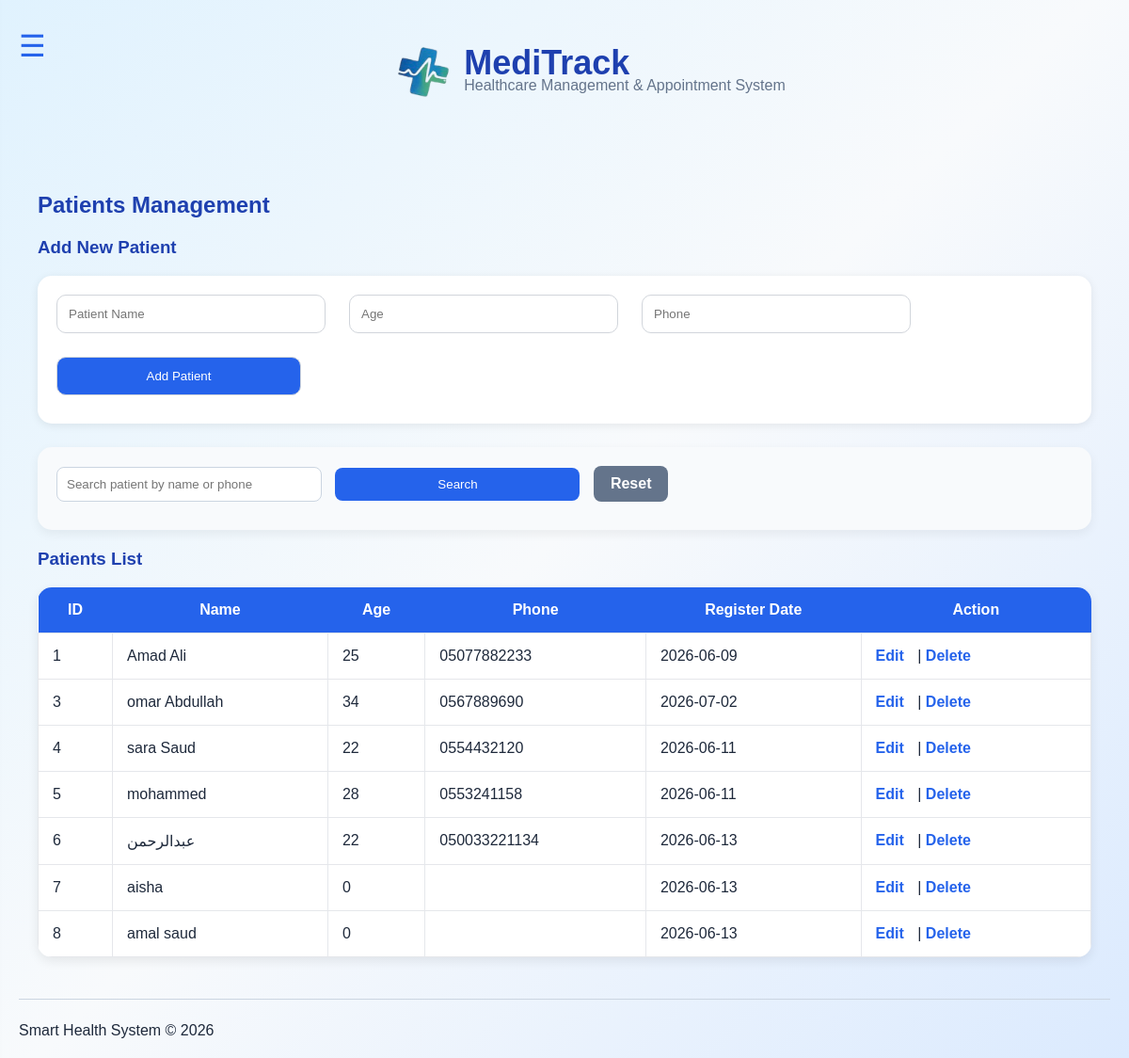
The app's page /pages/patients.php (signed in) with its own data.
### tables this page shows
CREATE TABLE `patients` (
  `id` int(11) NOT NULL,
  `name` varchar(100) NOT NULL,
  `age` int(3) NOT NULL,
  `phone` varchar(20) NOT NULL,
  `register_date` date NOT NULL
);

### pages/patients.php (the view, shortened to what this page needs)
<?php
require_once "../config.php";
$search = "";
if(isset($_GET['search'])){
    $search = $_GET['search'];
    $sql = "SELECT * FROM patients
            WHERE name LIKE '%$search%'
            OR phone LIKE '%$search%'";
}else{
    $sql = "SELECT * FROM patients";
}
$result = mysqli_query($conn, $sql);
include "../includes/header.php";
?>
<div class="page-card">
    <h2>Patients Management</h2>
    <h3>Add New Patient</h3>
    <form method="POST" class="simple-form">
        <input type="text" name="name" placeholder="Patient Name" required>
        <input type="number" name="age" placeholder="Age" required>
        <input type="text" name="phone" placeholder="Phone" required>
        <input type="submit" name="add_patient" value="Add Patient">
    </form>
    <form method="GET" class="search-form">
        <input type="text" name="search" placeholder="Search patient by name or phone"
               value="<?php echo $search; ?>">
        <input type="submit" value="Search">
        <a href="patients.php" class="reset-btn">Reset</a>
    </form>
    <h3>Patients List</h3>
    <table>
        <tr>
            <th>ID</th>
            <th>Name</th>
            <th>Age</th>
            <th>Phone</th>
            <th>Register Date</th>
            <th>Action</th>
        </tr>
        <?php while ($row = mysqli_fetch_assoc($result)) { ?>
            <tr>
                <td><?php echo $row['id']; ?></td>
                <td><?php echo $row['name']; ?></td>
                <td><?php echo $row['age']; ?></td>
                <td><?php echo $row['phone']; ?></td>
                <td><?php echo $row['register_date']; ?></td>
                <td>
                    <a href="edit_patient.php?id=<?php echo $row['id']; ?>">Edit</a>
                    |
                    <a href="delete_patient.php?id=<?php echo $row['id']; ?>"
                       onclick="return confirm('Are you sure you want to delete this Patient?');">
                       Delete
                    </a>
                </td>
            </tr>
        <?php } ?>
    </table>
</div>
<?php include "../includes/footer.php"; ?>

### assets/CSS/style.css (style rules this page uses)
body { font-family: Arial, sans-serif; background: linear-gradient(135deg, #e0f2fe, #f8fafc, #dbeafe); margin: 20px; color: #1e293b; }
h1,h2,h3 { color: #1e40af; }
a { text-decoration: none; color: #2563eb; font-weight: bold; margin-right: 10px; }
table { border-collapse: collapse; width: 100%; background: white; border-radius: 10px; overflow: hidden; box-shadow: 0 4px 12px rgba(0,0,0,0.08); }
table th { background-color: #2563eb; color: white; padding: 12px; }
table td { padding: 10px; border: 1px solid #e5e7eb; }
input, select { padding: 10px; width: 260px; margin-bottom: 10px; border: 1px solid #cbd5e1; border-radius: 8px; }
button, input[type=submit] { background-color: #2563eb; color: white; border: none; border-radius: 8px; padding: 10px 18px; cursor: pointer; }
.simple-form, .search-form { background:#f8fafc; padding:20px; border-radius:15px; margin-bottom:20px; box-shadow:0 4px 12px rgba(0,0,0,0.06); }
.simple-form input, .search-form input { margin-right:10px; }
.reset-btn { display:inline-block; padding:10px 18px; background:#64748b; color:white !important; border-radius:8px; }
.page-card { padding:20px; }
.simple-form { display:flex; gap:15px; flex-wrap:wrap; background:white; padding:20px; border-radius:15px; box-shadow:0 2px 10px rgba(0,0,0,0.08); margin-bottom:25px; }
.simple-form input, .simple-form select { padding:12px; border:1px solid #d1d5db; border-radius:10px; min-width:200px; }
table { width:100%; border-collapse:collapse; background:white; border-radius:15px; overflow:hidden; }
table th { background:#2563eb; color:white; padding:15px; }
table td { padding:15px; border:1px solid #e5e7eb; }

### records on screen
patients: id "1", name "Amad Ali", age "25", phone "05077882233", register_date "2026-06-09"
patients: id "3", name "omar Abdullah", age "34", phone "0567889690", register_date "2026-07-02"
patients: id "4", name "sara Saud", age "22", phone "0554432120", register_date "2026-06-11"
patients: id "5", name "mohammed", age "28", phone "0553241158", register_date "2026-06-11"
patients: id "6", name "عبدالرحمن", age "22", phone "050033221134", register_date "2026-06-13"
patients: id "7", name "aisha", age "0", register_date "2026-06-13"
patients: id "8", name "amal saud", age "0", register_date "2026-06-13"
